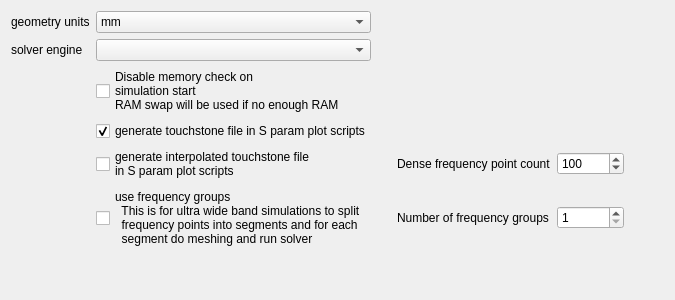
             <widget class="QWidget" name="simulationParamsTab_tabWidget_emergeTab">
              <attribute name="title">
               <string>EMerge</string>
              </attribute>
              <layout class="QGridLayout" name="gridLayout_8">
               <item row="2" column="1">
                <widget class="QCheckBox" name="simParamsDisableRAMCheck_emerge">
                 <property name="text">
                  <string>Disable memory check on
simulation start
RAM swap will be used if no enough RAM</string>
                 </property>
                </widget>
               </item>
               <item row="4" column="4">
                <widget class="QSpinBox" name="simParamsGenerateTouchstoneFileDenseNPoints_emerge">
                 <property name="minimum">
                  <number>1</number>
                 </property>
                 <property name="maximum">
                  <number>1000000000</number>
                 </property>
                 <property name="value">
                  <number>100</number>
                 </property>
                </widget>
               </item>
               <item row="1" column="0">
                <widget class="QLabel" name="label_115">
                 <property name="text">
                  <string>solver engine</string>
                 </property>
                </widget>
               </item>
               <item row="0" column="5">
                <spacer name="horizontalSpacer_46">
                 <property name="orientation">
                  <enum>Qt::Orientation::Horizontal</enum>
                 </property>
                 <property name="sizeHint" stdset="0">
                  <size>
                   <width>40</width>
                   <height>20</height>
                  </size>
                 </property>
                </spacer>
               </item>
               <item row="1" column="1">
                <widget class="QComboBox" name="simParamsSolverEngine_emerge">
                 <property name="currentIndex">
                  <number>0</number>
                 </property>
                 <item>
                  <property name="text">
                   <string/>
                  </property>
                 </item>
                 <item>
                  <property name="text">
                   <string>PARDISO</string>
                  </property>
                 </item>
                 <item>
                  <property name="text">
                   <string>MUMPS</string>
                  </property>
                 </item>
                 <item>
                  <property name="text">
                   <string>CUDA</string>
                  </property>
                 </item>
                 <item>
                  <property name="text">
                   <string>SuperLU</string>
                  </property>
                 </item>
                 <item>
                  <property name="text">
                   <string>UMFPACK</string>
                  </property>
                 </item>
                 <item>
                  <property name="text">
                   <string>SPARTA</string>
                  </property>
                 </item>
                </widget>
               </item>
               <item row="0" column="1">
                <widget class="QComboBox" name="simParamsDeltaUnitList_emerge">
                 <property name="currentIndex">
                  <number>2</number>
                 </property>
                 <item>
                  <property name="text">
                   <string>m</string>
                  </property>
                 </item>
                 <item>
                  <property name="text">
                   <string>cm</string>
                  </property>
                 </item>
                 <item>
                  <property name="text">
                   <string>mm</string>
                  </property>
                 </item>
                 <item>
                  <property name="text">
                   <string>µm</string>
                  </property>
                 </item>
                 <item>
                  <property name="text">
                   <string>nm</string>
                  </property>
                 </item>
                </widget>
               </item>
               <item row="4" column="3">
                <widget class="QLabel" name="label_180">
                 <property name="text">
                  <string>Dense frequency point count</string>
                 </property>
                </widget>
               </item>
               <item row="6" column="0">
                <spacer name="verticalSpacer_30">
                 <property name="orientation">
                  <enum>Qt::Orientation::Vertical</enum>
                 </property>
                 <property name="sizeHint" stdset="0">
                  <size>
                   <width>20</width>
                   <height>40</height>
                  </size>
                 </property>
                </spacer>
               </item>
               <item row="0" column="0">
                <widget class="QLabel" name="label_114">
                 <property name="text">
                  <string>geometry units</string>
                 </property>
                </widget>
               </item>
               <item row="4" column="1">
                <widget class="QCheckBox" name="simParamsGenerateTouchstoneFileDense_emerge">
                 <property name="text">
                  <string>generate interpolated touchstone file
in S param plot scripts</string>
                 </property>
                 <property name="checked">
                  <bool>false</bool>
                 </property>
                </widget>
               </item>
               <item row="3" column="1">
                <widget class="QCheckBox" name="simParamsGenerateTouchstoneFile_emerge">
                 <property name="text">
                  <string>generate touchstone file in S param plot scripts</string>
                 </property>
                 <property name="checked">
                  <bool>true</bool>
                 </property>
                </widget>
               </item>
               <item row="4" column="2">
                <spacer name="horizontalSpacer_47">
                 <property name="orientation">
                  <enum>Qt::Orientation::Horizontal</enum>
                 </property>
                 <property name="sizeType">
                  <enum>QSizePolicy::Policy::Preferred</enum>
                 </property>
                 <property name="sizeHint" stdset="0">
                  <size>
                   <width>20</width>
                   <height>20</height>
                  </size>
                 </property>
                </spacer>
               </item>
               <item row="5" column="1">
                <widget class="QCheckBox" name="simParamsUseFrequencyGroups_emerge">
                 <property name="text">
                  <string>use frequency groups
  This is for ultra wide band simulations to split
  frequency points into segments and for each
  segment do meshing and run solver</string>
                 </property>
                 <property name="checked">
                  <bool>false</bool>
                 </property>
                </widget>
               </item>
               <item row="5" column="2">
                <spacer name="horizontalSpacer_61">
                 <property name="orientation">
                  <enum>Qt::Orientation::Horizontal</enum>
                 </property>
                 <property name="sizeType">
                  <enum>QSizePolicy::Policy::Preferred</enum>
                 </property>
                 <property name="sizeHint" stdset="0">
                  <size>
                   <width>20</width>
                   <height>20</height>
                  </size>
                 </property>
                </spacer>
               </item>
               <item row="5" column="3">
                <widget class="QLabel" name="label_190">
                 <property name="text">
                  <string>Number of frequency groups</string>
                 </property>
                </widget>
               </item>
               <item row="5" column="4">
                <widget class="QSpinBox" name="simParamsNumberOfFrequencyGroups_emerge">
                 <property name="minimum">
                  <number>1</number>
                 </property>
                 <property name="maximum">
                  <number>1000000000</number>
                 </property>
                 <property name="value">
                  <number>1</number>
                 </property>
                </widget>
               </item>
              </layout>
             </widget>
